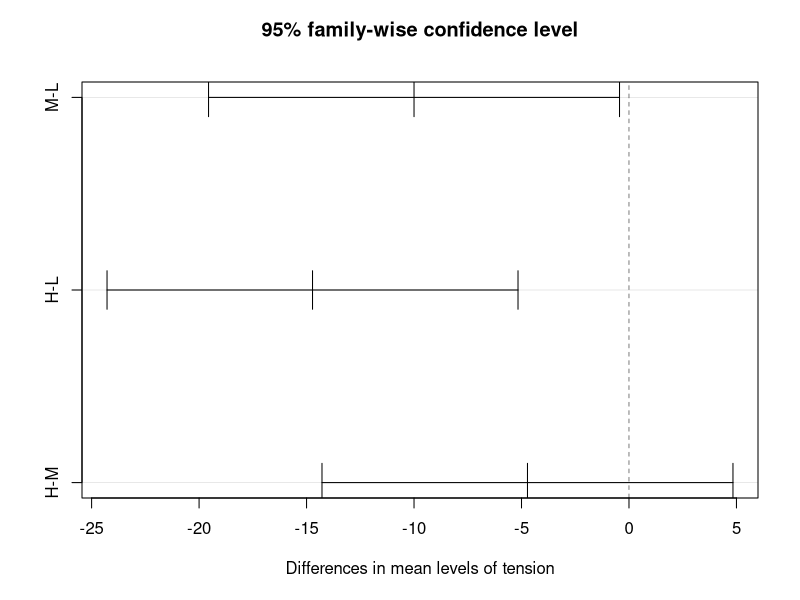

Source code (R):
# Tukey HSD / Tukey–Kramer
# Material didático — Estatística e Ciência de Dados — ICTIN/UFLA
# Fonte: e-book Psicometria Online

modelo <- aov(breaks ~ tension, data = warpbreaks)
resultado <- TukeyHSD(modelo, conf.level = 0.95)
print(resultado)
plot(resultado)
